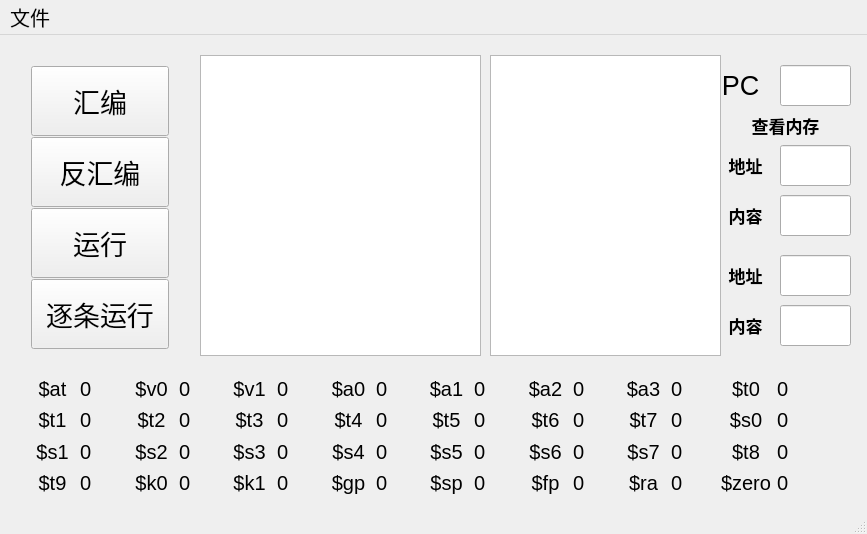
<?xml version="1.0" encoding="UTF-8"?>
<ui version="4.0">
 <class>MainWindow</class>
 <widget class="QMainWindow" name="MainWindow">
  <property name="geometry">
   <rect>
    <x>0</x>
    <y>0</y>
    <width>867</width>
    <height>534</height>
   </rect>
  </property>
  <property name="font">
   <font>
    <pointsize>15</pointsize>
   </font>
  </property>
  <property name="windowTitle">
   <string>MainWindow</string>
  </property>
  <widget class="QWidget" name="centralWidget">
   <widget class="QPlainTextEdit" name="text1">
    <property name="geometry">
     <rect>
      <x>200</x>
      <y>20</y>
      <width>281</width>
      <height>301</height>
     </rect>
    </property>
    <property name="font">
     <font>
      <pointsize>15</pointsize>
     </font>
    </property>
   </widget>
   <widget class="QPlainTextEdit" name="text2">
    <property name="geometry">
     <rect>
      <x>490</x>
      <y>20</y>
      <width>231</width>
      <height>301</height>
     </rect>
    </property>
    <property name="font">
     <font>
      <pointsize>15</pointsize>
     </font>
    </property>
   </widget>
   <widget class="QWidget" name="verticalLayoutWidget">
    <property name="geometry">
     <rect>
      <x>20</x>
      <y>20</y>
      <width>160</width>
      <height>300</height>
     </rect>
    </property>
    <layout class="QVBoxLayout" name="verticalLayout">
     <item>
      <widget class="QPushButton" name="assembler">
       <property name="minimumSize">
        <size>
         <width>0</width>
         <height>70</height>
        </size>
       </property>
       <property name="font">
        <font>
         <pointsize>20</pointsize>
        </font>
       </property>
       <property name="text">
        <string>汇编</string>
       </property>
      </widget>
     </item>
     <item>
      <widget class="QPushButton" name="disassembler">
       <property name="minimumSize">
        <size>
         <width>0</width>
         <height>70</height>
        </size>
       </property>
       <property name="font">
        <font>
         <pointsize>20</pointsize>
        </font>
       </property>
       <property name="text">
        <string>反汇编</string>
       </property>
      </widget>
     </item>
     <item>
      <widget class="QPushButton" name="runall">
       <property name="minimumSize">
        <size>
         <width>0</width>
         <height>70</height>
        </size>
       </property>
       <property name="font">
        <font>
         <pointsize>20</pointsize>
        </font>
       </property>
       <property name="text">
        <string>运行</string>
       </property>
      </widget>
     </item>
     <item>
      <widget class="QPushButton" name="run">
       <property name="minimumSize">
        <size>
         <width>0</width>
         <height>70</height>
        </size>
       </property>
       <property name="font">
        <font>
         <pointsize>20</pointsize>
        </font>
       </property>
       <property name="text">
        <string>逐条运行</string>
       </property>
      </widget>
     </item>
    </layout>
   </widget>
   <widget class="QLineEdit" name="pc">
    <property name="geometry">
     <rect>
      <x>780</x>
      <y>30</y>
      <width>71</width>
      <height>41</height>
     </rect>
    </property>
    <property name="font">
     <font>
      <pointsize>15</pointsize>
     </font>
    </property>
    <property name="alignment">
     <set>Qt::AlignCenter</set>
    </property>
   </widget>
   <widget class="QLabel" name="label">
    <property name="geometry">
     <rect>
      <x>720</x>
      <y>40</y>
      <width>41</width>
      <height>20</height>
     </rect>
    </property>
    <property name="font">
     <font>
      <pointsize>20</pointsize>
     </font>
    </property>
    <property name="text">
     <string>PC</string>
    </property>
    <property name="alignment">
     <set>Qt::AlignCenter</set>
    </property>
   </widget>
   <widget class="QLabel" name="label_2">
    <property name="geometry">
     <rect>
      <x>710</x>
      <y>110</y>
      <width>71</width>
      <height>41</height>
     </rect>
    </property>
    <property name="font">
     <font>
      <pointsize>13</pointsize>
      <weight>75</weight>
      <bold>true</bold>
     </font>
    </property>
    <property name="text">
     <string>地址</string>
    </property>
    <property name="alignment">
     <set>Qt::AlignCenter</set>
    </property>
   </widget>
   <widget class="QLineEdit" name="address1">
    <property name="geometry">
     <rect>
      <x>780</x>
      <y>110</y>
      <width>71</width>
      <height>41</height>
     </rect>
    </property>
    <property name="font">
     <font>
      <pointsize>15</pointsize>
     </font>
    </property>
    <property name="alignment">
     <set>Qt::AlignCenter</set>
    </property>
   </widget>
   <widget class="QLineEdit" name="content1">
    <property name="geometry">
     <rect>
      <x>780</x>
      <y>160</y>
      <width>71</width>
      <height>41</height>
     </rect>
    </property>
    <property name="font">
     <font>
      <pointsize>15</pointsize>
     </font>
    </property>
    <property name="alignment">
     <set>Qt::AlignCenter</set>
    </property>
   </widget>
   <widget class="QLabel" name="label_6">
    <property name="geometry">
     <rect>
      <x>710</x>
      <y>160</y>
      <width>71</width>
      <height>41</height>
     </rect>
    </property>
    <property name="font">
     <font>
      <pointsize>13</pointsize>
      <weight>75</weight>
      <bold>true</bold>
     </font>
    </property>
    <property name="text">
     <string>内容</string>
    </property>
    <property name="alignment">
     <set>Qt::AlignCenter</set>
    </property>
   </widget>
   <widget class="QLabel" name="label_7">
    <property name="geometry">
     <rect>
      <x>710</x>
      <y>270</y>
      <width>71</width>
      <height>41</height>
     </rect>
    </property>
    <property name="font">
     <font>
      <pointsize>13</pointsize>
      <weight>75</weight>
      <bold>true</bold>
     </font>
    </property>
    <property name="text">
     <string>内容</string>
    </property>
    <property name="alignment">
     <set>Qt::AlignCenter</set>
    </property>
   </widget>
   <widget class="QLabel" name="label_3">
    <property name="geometry">
     <rect>
      <x>710</x>
      <y>220</y>
      <width>71</width>
      <height>41</height>
     </rect>
    </property>
    <property name="font">
     <font>
      <pointsize>13</pointsize>
      <weight>75</weight>
      <bold>true</bold>
     </font>
    </property>
    <property name="text">
     <string>地址</string>
    </property>
    <property name="alignment">
     <set>Qt::AlignCenter</set>
    </property>
   </widget>
   <widget class="QLineEdit" name="address2">
    <property name="geometry">
     <rect>
      <x>780</x>
      <y>220</y>
      <width>71</width>
      <height>41</height>
     </rect>
    </property>
    <property name="font">
     <font>
      <pointsize>15</pointsize>
     </font>
    </property>
    <property name="alignment">
     <set>Qt::AlignCenter</set>
    </property>
   </widget>
   <widget class="QLineEdit" name="content2">
    <property name="geometry">
     <rect>
      <x>780</x>
      <y>270</y>
      <width>71</width>
      <height>41</height>
     </rect>
    </property>
    <property name="font">
     <font>
      <pointsize>15</pointsize>
     </font>
    </property>
    <property name="alignment">
     <set>Qt::AlignCenter</set>
    </property>
   </widget>
   <widget class="QLabel" name="label_4">
    <property name="geometry">
     <rect>
      <x>730</x>
      <y>80</y>
      <width>111</width>
      <height>21</height>
     </rect>
    </property>
    <property name="font">
     <font>
      <pointsize>13</pointsize>
      <weight>75</weight>
      <bold>true</bold>
     </font>
    </property>
    <property name="text">
     <string>查看内存</string>
    </property>
    <property name="alignment">
     <set>Qt::AlignCenter</set>
    </property>
   </widget>
   <widget class="QWidget" name="gridLayoutWidget">
    <property name="geometry">
     <rect>
      <x>20</x>
      <y>330</y>
      <width>811</width>
      <height>141</height>
     </rect>
    </property>
    <property name="font">
     <font>
      <pointsize>15</pointsize>
     </font>
    </property>
    <layout class="QGridLayout" name="gridLayout">
     <item row="1" column="3">
      <widget class="QLabel" name="r10">
       <property name="font">
        <font>
         <pointsize>15</pointsize>
        </font>
       </property>
       <property name="text">
        <string>0</string>
       </property>
      </widget>
     </item>
     <item row="2" column="11">
      <widget class="QLabel" name="r22">
       <property name="font">
        <font>
         <pointsize>15</pointsize>
        </font>
       </property>
       <property name="text">
        <string>0</string>
       </property>
      </widget>
     </item>
     <item row="3" column="4">
      <widget class="QLabel" name="label_27">
       <property name="font">
        <font>
         <pointsize>15</pointsize>
         <weight>50</weight>
         <bold>false</bold>
        </font>
       </property>
       <property name="text">
        <string>$k1</string>
       </property>
       <property name="alignment">
        <set>Qt::AlignCenter</set>
       </property>
      </widget>
     </item>
     <item row="2" column="6">
      <widget class="QLabel" name="label_26">
       <property name="font">
        <font>
         <pointsize>15</pointsize>
         <weight>50</weight>
         <bold>false</bold>
        </font>
       </property>
       <property name="text">
        <string>$s4</string>
       </property>
       <property name="alignment">
        <set>Qt::AlignCenter</set>
       </property>
      </widget>
     </item>
     <item row="3" column="6">
      <widget class="QLabel" name="label_25">
       <property name="font">
        <font>
         <pointsize>15</pointsize>
         <weight>50</weight>
         <bold>false</bold>
        </font>
       </property>
       <property name="text">
        <string>$gp</string>
       </property>
       <property name="alignment">
        <set>Qt::AlignCenter</set>
       </property>
      </widget>
     </item>
     <item row="3" column="9">
      <widget class="QLabel" name="r29">
       <property name="font">
        <font>
         <pointsize>15</pointsize>
        </font>
       </property>
       <property name="text">
        <string>0</string>
       </property>
      </widget>
     </item>
     <item row="1" column="12">
      <widget class="QLabel" name="label_58">
       <property name="font">
        <font>
         <pointsize>15</pointsize>
         <weight>50</weight>
         <bold>false</bold>
        </font>
       </property>
       <property name="text">
        <string>$t7</string>
       </property>
       <property name="alignment">
        <set>Qt::AlignCenter</set>
       </property>
      </widget>
     </item>
     <item row="2" column="10">
      <widget class="QLabel" name="label_59">
       <property name="font">
        <font>
         <pointsize>15</pointsize>
         <weight>50</weight>
         <bold>false</bold>
        </font>
       </property>
       <property name="text">
        <string>$s6</string>
       </property>
       <property name="alignment">
        <set>Qt::AlignCenter</set>
       </property>
      </widget>
     </item>
     <item row="0" column="3">
      <widget class="QLabel" name="r2">
       <property name="font">
        <font>
         <pointsize>15</pointsize>
        </font>
       </property>
       <property name="text">
        <string>0</string>
       </property>
      </widget>
     </item>
     <item row="1" column="2">
      <widget class="QLabel" name="label_8">
       <property name="font">
        <font>
         <pointsize>15</pointsize>
         <weight>50</weight>
         <bold>false</bold>
        </font>
       </property>
       <property name="text">
        <string>$t2</string>
       </property>
       <property name="alignment">
        <set>Qt::AlignCenter</set>
       </property>
      </widget>
     </item>
     <item row="2" column="2">
      <widget class="QLabel" name="label_9">
       <property name="font">
        <font>
         <pointsize>15</pointsize>
         <weight>50</weight>
         <bold>false</bold>
        </font>
       </property>
       <property name="text">
        <string>$s2</string>
       </property>
       <property name="alignment">
        <set>Qt::AlignCenter</set>
       </property>
      </widget>
     </item>
     <item row="1" column="8">
      <widget class="QLabel" name="label_21">
       <property name="font">
        <font>
         <pointsize>15</pointsize>
         <weight>50</weight>
         <bold>false</bold>
        </font>
       </property>
       <property name="text">
        <string>$t5</string>
       </property>
       <property name="alignment">
        <set>Qt::AlignCenter</set>
       </property>
      </widget>
     </item>
     <item row="1" column="9">
      <widget class="QLabel" name="r13">
       <property name="font">
        <font>
         <pointsize>15</pointsize>
        </font>
       </property>
       <property name="text">
        <string>0</string>
       </property>
      </widget>
     </item>
     <item row="2" column="3">
      <widget class="QLabel" name="r18">
       <property name="font">
        <font>
         <pointsize>15</pointsize>
        </font>
       </property>
       <property name="text">
        <string>0</string>
       </property>
      </widget>
     </item>
     <item row="2" column="12">
      <widget class="QLabel" name="label_61">
       <property name="font">
        <font>
         <pointsize>15</pointsize>
         <weight>50</weight>
         <bold>false</bold>
        </font>
       </property>
       <property name="text">
        <string>$s7</string>
       </property>
       <property name="alignment">
        <set>Qt::AlignCenter</set>
       </property>
      </widget>
     </item>
     <item row="0" column="5">
      <widget class="QLabel" name="r3">
       <property name="font">
        <font>
         <pointsize>15</pointsize>
        </font>
       </property>
       <property name="text">
        <string>0</string>
       </property>
      </widget>
     </item>
     <item row="3" column="3">
      <widget class="QLabel" name="r26">
       <property name="font">
        <font>
         <pointsize>15</pointsize>
        </font>
       </property>
       <property name="text">
        <string>0</string>
       </property>
      </widget>
     </item>
     <item row="1" column="5">
      <widget class="QLabel" name="r11">
       <property name="font">
        <font>
         <pointsize>15</pointsize>
        </font>
       </property>
       <property name="text">
        <string>0</string>
       </property>
      </widget>
     </item>
     <item row="1" column="13">
      <widget class="QLabel" name="r15">
       <property name="font">
        <font>
         <pointsize>15</pointsize>
        </font>
       </property>
       <property name="text">
        <string>0</string>
       </property>
      </widget>
     </item>
     <item row="3" column="12">
      <widget class="QLabel" name="label_62">
       <property name="font">
        <font>
         <pointsize>15</pointsize>
         <weight>50</weight>
         <bold>false</bold>
        </font>
       </property>
       <property name="text">
        <string>$ra</string>
       </property>
       <property name="alignment">
        <set>Qt::AlignCenter</set>
       </property>
      </widget>
     </item>
     <item row="3" column="11">
      <widget class="QLabel" name="r30">
       <property name="font">
        <font>
         <pointsize>15</pointsize>
        </font>
       </property>
       <property name="text">
        <string>0</string>
       </property>
      </widget>
     </item>
     <item row="3" column="10">
      <widget class="QLabel" name="label_64">
       <property name="font">
        <font>
         <pointsize>15</pointsize>
         <weight>50</weight>
         <bold>false</bold>
        </font>
       </property>
       <property name="text">
        <string>$fp</string>
       </property>
       <property name="alignment">
        <set>Qt::AlignCenter</set>
       </property>
      </widget>
     </item>
     <item row="3" column="13">
      <widget class="QLabel" name="r31">
       <property name="font">
        <font>
         <pointsize>15</pointsize>
        </font>
       </property>
       <property name="text">
        <string>0</string>
       </property>
      </widget>
     </item>
     <item row="3" column="14">
      <widget class="QLabel" name="label_66">
       <property name="font">
        <font>
         <pointsize>15</pointsize>
        </font>
       </property>
       <property name="text">
        <string>$zero</string>
       </property>
       <property name="alignment">
        <set>Qt::AlignCenter</set>
       </property>
      </widget>
     </item>
     <item row="3" column="0">
      <widget class="QLabel" name="label_54">
       <property name="font">
        <font>
         <pointsize>15</pointsize>
         <weight>50</weight>
         <bold>false</bold>
        </font>
       </property>
       <property name="text">
        <string>$t9</string>
       </property>
       <property name="alignment">
        <set>Qt::AlignCenter</set>
       </property>
      </widget>
     </item>
     <item row="2" column="0">
      <widget class="QLabel" name="label_55">
       <property name="font">
        <font>
         <pointsize>15</pointsize>
         <weight>50</weight>
         <bold>false</bold>
        </font>
       </property>
       <property name="text">
        <string>$s1</string>
       </property>
       <property name="alignment">
        <set>Qt::AlignCenter</set>
       </property>
      </widget>
     </item>
     <item row="1" column="0">
      <widget class="QLabel" name="label_56">
       <property name="font">
        <font>
         <pointsize>15</pointsize>
         <weight>50</weight>
         <bold>false</bold>
        </font>
       </property>
       <property name="text">
        <string>$t1</string>
       </property>
       <property name="alignment">
        <set>Qt::AlignCenter</set>
       </property>
      </widget>
     </item>
     <item row="0" column="1">
      <widget class="QLabel" name="r1">
       <property name="font">
        <font>
         <pointsize>15</pointsize>
        </font>
       </property>
       <property name="text">
        <string>0</string>
       </property>
      </widget>
     </item>
     <item row="0" column="15">
      <widget class="QLabel" name="r8">
       <property name="font">
        <font>
         <pointsize>15</pointsize>
        </font>
       </property>
       <property name="text">
        <string>0</string>
       </property>
      </widget>
     </item>
     <item row="3" column="8">
      <widget class="QLabel" name="label_34">
       <property name="font">
        <font>
         <pointsize>15</pointsize>
         <weight>50</weight>
         <bold>false</bold>
        </font>
       </property>
       <property name="text">
        <string>$sp</string>
       </property>
       <property name="alignment">
        <set>Qt::AlignCenter</set>
       </property>
      </widget>
     </item>
     <item row="2" column="9">
      <widget class="QLabel" name="r21">
       <property name="font">
        <font>
         <pointsize>15</pointsize>
        </font>
       </property>
       <property name="text">
        <string>0</string>
       </property>
      </widget>
     </item>
     <item row="3" column="1">
      <widget class="QLabel" name="r25">
       <property name="font">
        <font>
         <pointsize>15</pointsize>
        </font>
       </property>
       <property name="text">
        <string>0</string>
       </property>
      </widget>
     </item>
     <item row="0" column="14">
      <widget class="QLabel" name="label_47">
       <property name="font">
        <font>
         <pointsize>15</pointsize>
        </font>
       </property>
       <property name="text">
        <string>$t0</string>
       </property>
       <property name="alignment">
        <set>Qt::AlignCenter</set>
       </property>
      </widget>
     </item>
     <item row="1" column="11">
      <widget class="QLabel" name="r14">
       <property name="font">
        <font>
         <pointsize>15</pointsize>
        </font>
       </property>
       <property name="text">
        <string>0</string>
       </property>
      </widget>
     </item>
     <item row="0" column="2">
      <widget class="QLabel" name="label_5">
       <property name="font">
        <font>
         <pointsize>15</pointsize>
         <weight>50</weight>
         <bold>false</bold>
        </font>
       </property>
       <property name="text">
        <string>$v0</string>
       </property>
       <property name="alignment">
        <set>Qt::AlignCenter</set>
       </property>
      </widget>
     </item>
     <item row="2" column="4">
      <widget class="QLabel" name="label_16">
       <property name="font">
        <font>
         <pointsize>15</pointsize>
         <weight>50</weight>
         <bold>false</bold>
        </font>
       </property>
       <property name="text">
        <string>$s3</string>
       </property>
       <property name="alignment">
        <set>Qt::AlignCenter</set>
       </property>
      </widget>
     </item>
     <item row="1" column="4">
      <widget class="QLabel" name="label_15">
       <property name="font">
        <font>
         <pointsize>15</pointsize>
         <weight>50</weight>
         <bold>false</bold>
        </font>
       </property>
       <property name="text">
        <string>$t3</string>
       </property>
       <property name="alignment">
        <set>Qt::AlignCenter</set>
       </property>
      </widget>
     </item>
     <item row="2" column="13">
      <widget class="QLabel" name="r23">
       <property name="font">
        <font>
         <pointsize>15</pointsize>
        </font>
       </property>
       <property name="text">
        <string>0</string>
       </property>
      </widget>
     </item>
     <item row="3" column="2">
      <widget class="QLabel" name="label_13">
       <property name="font">
        <font>
         <pointsize>15</pointsize>
         <weight>50</weight>
         <bold>false</bold>
        </font>
       </property>
       <property name="text">
        <string>$k0</string>
       </property>
       <property name="alignment">
        <set>Qt::AlignCenter</set>
       </property>
      </widget>
     </item>
     <item row="0" column="4">
      <widget class="QLabel" name="label_14">
       <property name="font">
        <font>
         <pointsize>15</pointsize>
         <weight>50</weight>
         <bold>false</bold>
        </font>
       </property>
       <property name="text">
        <string>$v1</string>
       </property>
       <property name="alignment">
        <set>Qt::AlignCenter</set>
       </property>
      </widget>
     </item>
     <item row="2" column="5">
      <widget class="QLabel" name="r19">
       <property name="font">
        <font>
         <pointsize>15</pointsize>
        </font>
       </property>
       <property name="text">
        <string>0</string>
       </property>
      </widget>
     </item>
     <item row="2" column="8">
      <widget class="QLabel" name="label_33">
       <property name="font">
        <font>
         <pointsize>15</pointsize>
         <weight>50</weight>
         <bold>false</bold>
        </font>
       </property>
       <property name="text">
        <string>$s5</string>
       </property>
       <property name="alignment">
        <set>Qt::AlignCenter</set>
       </property>
      </widget>
     </item>
     <item row="1" column="6">
      <widget class="QLabel" name="label_19">
       <property name="font">
        <font>
         <pointsize>15</pointsize>
         <weight>50</weight>
         <bold>false</bold>
        </font>
       </property>
       <property name="text">
        <string>$t4</string>
       </property>
       <property name="alignment">
        <set>Qt::AlignCenter</set>
       </property>
      </widget>
     </item>
     <item row="1" column="7">
      <widget class="QLabel" name="r12">
       <property name="font">
        <font>
         <pointsize>15</pointsize>
        </font>
       </property>
       <property name="text">
        <string>0</string>
       </property>
      </widget>
     </item>
     <item row="1" column="10">
      <widget class="QLabel" name="label_45">
       <property name="font">
        <font>
         <pointsize>15</pointsize>
         <weight>50</weight>
         <bold>false</bold>
        </font>
       </property>
       <property name="text">
        <string>$t6</string>
       </property>
       <property name="alignment">
        <set>Qt::AlignCenter</set>
       </property>
      </widget>
     </item>
     <item row="0" column="9">
      <widget class="QLabel" name="r5">
       <property name="font">
        <font>
         <pointsize>15</pointsize>
        </font>
       </property>
       <property name="text">
        <string>0</string>
       </property>
      </widget>
     </item>
     <item row="0" column="7">
      <widget class="QLabel" name="r4">
       <property name="font">
        <font>
         <pointsize>15</pointsize>
        </font>
       </property>
       <property name="text">
        <string>0</string>
       </property>
      </widget>
     </item>
     <item row="0" column="6">
      <widget class="QLabel" name="label_35">
       <property name="font">
        <font>
         <pointsize>15</pointsize>
         <weight>50</weight>
         <bold>false</bold>
        </font>
       </property>
       <property name="text">
        <string>$a0</string>
       </property>
       <property name="alignment">
        <set>Qt::AlignCenter</set>
       </property>
      </widget>
     </item>
     <item row="0" column="8">
      <widget class="QLabel" name="label_37">
       <property name="font">
        <font>
         <pointsize>15</pointsize>
         <weight>50</weight>
         <bold>false</bold>
        </font>
       </property>
       <property name="text">
        <string>$a1</string>
       </property>
       <property name="alignment">
        <set>Qt::AlignCenter</set>
       </property>
      </widget>
     </item>
     <item row="1" column="14">
      <widget class="QLabel" name="label_49">
       <property name="font">
        <font>
         <pointsize>15</pointsize>
        </font>
       </property>
       <property name="text">
        <string>$s0</string>
       </property>
       <property name="alignment">
        <set>Qt::AlignCenter</set>
       </property>
      </widget>
     </item>
     <item row="1" column="1">
      <widget class="QLabel" name="r9">
       <property name="font">
        <font>
         <pointsize>15</pointsize>
        </font>
       </property>
       <property name="text">
        <string>0</string>
       </property>
      </widget>
     </item>
     <item row="0" column="13">
      <widget class="QLabel" name="r7">
       <property name="font">
        <font>
         <pointsize>15</pointsize>
        </font>
       </property>
       <property name="text">
        <string>0</string>
       </property>
      </widget>
     </item>
     <item row="0" column="12">
      <widget class="QLabel" name="label_40">
       <property name="font">
        <font>
         <pointsize>15</pointsize>
         <weight>50</weight>
         <bold>false</bold>
        </font>
       </property>
       <property name="text">
        <string>$a3</string>
       </property>
       <property name="alignment">
        <set>Qt::AlignCenter</set>
       </property>
      </widget>
     </item>
     <item row="0" column="11">
      <widget class="QLabel" name="r6">
       <property name="font">
        <font>
         <pointsize>15</pointsize>
        </font>
       </property>
       <property name="text">
        <string>0</string>
       </property>
      </widget>
     </item>
     <item row="0" column="10">
      <widget class="QLabel" name="label_39">
       <property name="font">
        <font>
         <pointsize>15</pointsize>
         <weight>50</weight>
         <bold>false</bold>
        </font>
       </property>
       <property name="text">
        <string>$a2</string>
       </property>
       <property name="alignment">
        <set>Qt::AlignCenter</set>
       </property>
      </widget>
     </item>
     <item row="0" column="0">
      <widget class="QLabel" name="label_50">
       <property name="font">
        <font>
         <pointsize>15</pointsize>
         <weight>50</weight>
         <bold>false</bold>
        </font>
       </property>
       <property name="text">
        <string>$at</string>
       </property>
       <property name="alignment">
        <set>Qt::AlignCenter</set>
       </property>
      </widget>
     </item>
     <item row="3" column="7">
      <widget class="QLabel" name="r28">
       <property name="font">
        <font>
         <pointsize>15</pointsize>
        </font>
       </property>
       <property name="text">
        <string>0</string>
       </property>
      </widget>
     </item>
     <item row="3" column="5">
      <widget class="QLabel" name="r27">
       <property name="font">
        <font>
         <pointsize>15</pointsize>
        </font>
       </property>
       <property name="text">
        <string>0</string>
       </property>
      </widget>
     </item>
     <item row="2" column="7">
      <widget class="QLabel" name="r20">
       <property name="font">
        <font>
         <pointsize>15</pointsize>
        </font>
       </property>
       <property name="text">
        <string>0</string>
       </property>
      </widget>
     </item>
     <item row="2" column="1">
      <widget class="QLabel" name="r17">
       <property name="font">
        <font>
         <pointsize>15</pointsize>
        </font>
       </property>
       <property name="text">
        <string>0</string>
       </property>
      </widget>
     </item>
     <item row="1" column="15">
      <widget class="QLabel" name="r16">
       <property name="font">
        <font>
         <pointsize>15</pointsize>
        </font>
       </property>
       <property name="text">
        <string>0</string>
       </property>
      </widget>
     </item>
     <item row="2" column="15">
      <widget class="QLabel" name="r24">
       <property name="font">
        <font>
         <pointsize>15</pointsize>
        </font>
       </property>
       <property name="text">
        <string>0</string>
       </property>
      </widget>
     </item>
     <item row="3" column="15">
      <widget class="QLabel" name="r0">
       <property name="font">
        <font>
         <pointsize>15</pointsize>
        </font>
       </property>
       <property name="text">
        <string>0</string>
       </property>
      </widget>
     </item>
     <item row="2" column="14">
      <widget class="QLabel" name="label_72">
       <property name="font">
        <font>
         <pointsize>15</pointsize>
        </font>
       </property>
       <property name="text">
        <string>$t8</string>
       </property>
       <property name="alignment">
        <set>Qt::AlignCenter</set>
       </property>
      </widget>
     </item>
    </layout>
   </widget>
  </widget>
  <widget class="QMenuBar" name="menuBar">
   <property name="geometry">
    <rect>
     <x>0</x>
     <y>0</y>
     <width>867</width>
     <height>33</height>
    </rect>
   </property>
   <widget class="QMenu" name="menu">
    <property name="title">
     <string>文件</string>
    </property>
    <addaction name="open"/>
    <addaction name="save"/>
    <addaction name="saveas"/>
    <addaction name="file_new"/>
   </widget>
   <addaction name="menu"/>
  </widget>
  <widget class="QStatusBar" name="statusBar"/>
  <action name="open">
   <property name="text">
    <string>打开文件</string>
   </property>
   <property name="shortcut">
    <string>Ctrl+O</string>
   </property>
  </action>
  <action name="save">
   <property name="text">
    <string>保存</string>
   </property>
   <property name="shortcut">
    <string>Ctrl+S</string>
   </property>
  </action>
  <action name="saveas">
   <property name="text">
    <string>另存为</string>
   </property>
   <property name="shortcut">
    <string>Ctrl+Shift+A</string>
   </property>
  </action>
  <action name="file_new">
   <property name="text">
    <string>新建</string>
   </property>
   <property name="shortcut">
    <string>Ctrl+N</string>
   </property>
  </action>
 </widget>
 <layoutdefault spacing="6" margin="11"/>
 <resources/>
 <connections/>
</ui>
